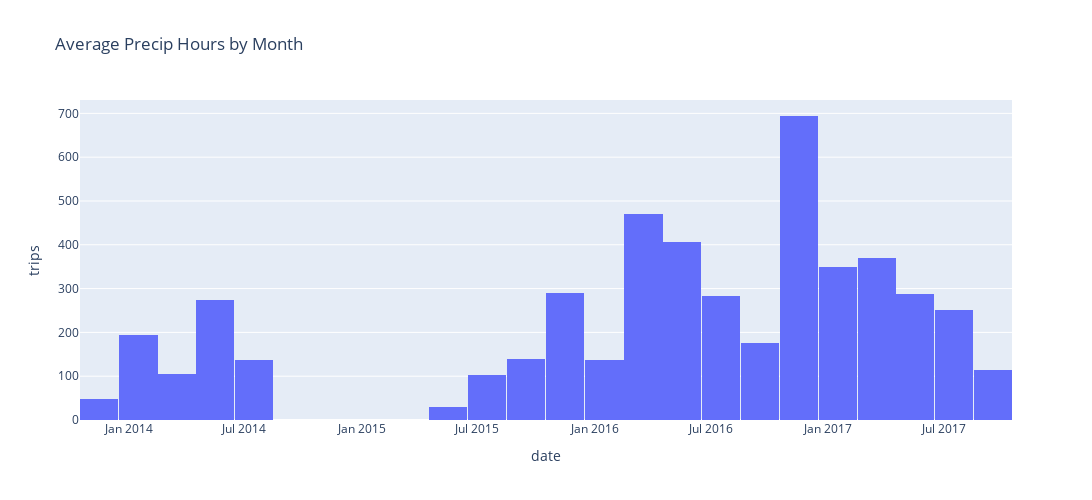

Notebook code cell kept with this figure:
### Markdown cell above
<p style = 'font-size:16px;font-family:Arial'>Here we can observe that for almost all of the March and October months, the temperature is around 70 degrees Fahrenheit. This is a favourable biking temperature as it is neither too cold nor too hot.</p>

### Code cell
get_histogram(df_temp_month, x="dt", y="Precip_hours", title="Average Precip Hours by Month", x_title="date", y_title="trips")

### Figure 1 — Plotly figure (JSON) as saved in the notebook; plotly's stock layout.template omitted (floating-point values rounded to 4 significant figures)
{"data": [{"alignmentgroup": "True", "bingroup": "x", "histfunc": "sum", "hovertemplate": "dt=%{x}<br>sum of Precip_hours=%{y}<extra></extra>", "legendgroup": "", "marker": {"color": "#636efa", "pattern": {"shape": ""}}, "name": "", "nbinsx": 37, "offsetgroup": "", "orientation": "v", "showlegend": false, "type": "histogram", "x": ["2013-12-01", "2014-01-01", "2014-02-01", "2014-03-01", "2014-04-01", "2014-05-01", "2014-06-01", "2014-07-01", "2014-08-01", "2015-06-01", "2015-07-01", "2015-08-01", "2015-09-01", "2015-10-01", "2015-11-01", "2015-12-01", "2016-01-01", "2016-02-01", "2016-03-01", "2016-04-01", "2016-05-01", "2016-06-01", "2016-07-01", "2016-08-01", "2016-09-01", "2016-10-01", "2016-11-01", "2016-12-01", "2017-01-01", "2017-02-01", "2017-03-01", "2017-04-01", "2017-05-01", "2017-06-01", "2017-07-01", "2017-08-01", "2017-09-01"], "xaxis": "x", "y": [49, 131, 63, 24, 82, 207, 68, 135, 2, 29, 61, 41, 64, 76, 161, 130, 75, 62, 201, 270, 288, 118, 68, 216, 139, 36, 384, 310, 195, 154, 248, 121, 159, 128, 47, 205, 115], "yaxis": "y"}], "layout": {"autosize": false, "barmode": "relative", "height": 500, "legend": {"tracegroupgap": 0}, "title": {"text": "Average Precip Hours by Month"}, "width": 1200, "xaxis": {"anchor": "y", "autorange": true, "domain": [0, 1], "range": ["2013-10-17", "2017-10-16"], "title": {"text": "date"}, "type": "date"}, "yaxis": {"anchor": "x", "autorange": true, "domain": [0, 1], "range": [0, 730.5], "title": {"text": "trips"}, "type": "linear"}}}
